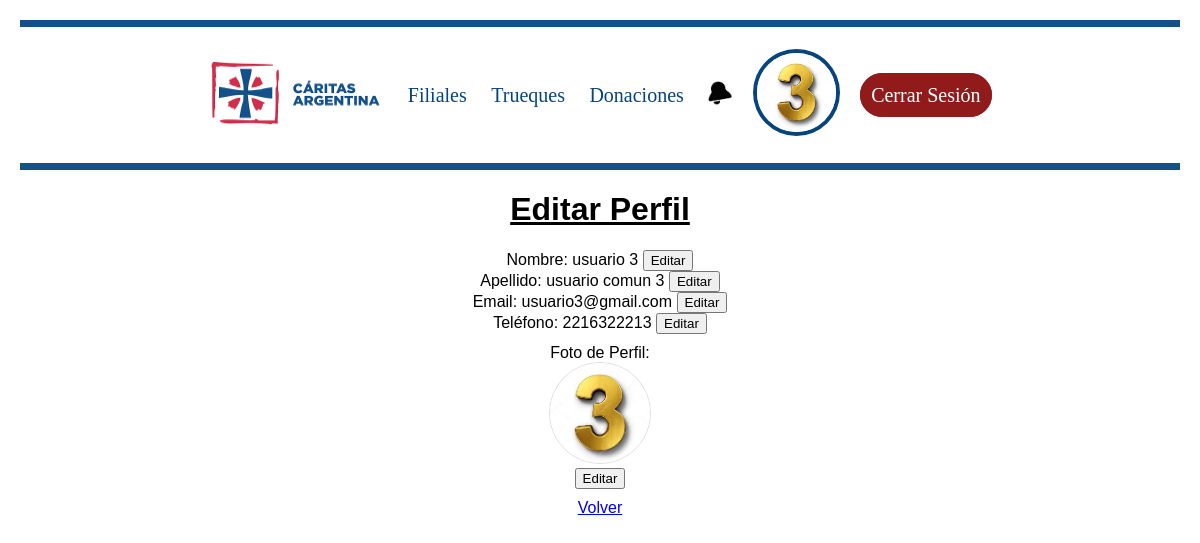
The app's page /accounts/editar_perfil/ (signed in) with its own data.
### accounts/models.py (models this page shows)
class Usuario(AbstractUser):
    username = models.CharField(max_length=150, unique=False, null=True, blank=True)
    dni = models.CharField(max_length=10, unique=True, null=True)
    age = models.IntegerField()
    mail = models.EmailField()
    num = models.CharField(max_length=15)
    profile_picture = models.ImageField(upload_to='media/', null=True, blank=True)
    first_name = models.CharField(max_length=30, default="sin_nombre")
    last_name = models.CharField(max_length=30)
    blocked = models.BooleanField(default=False)
    is_ayudante = models.BooleanField(default=False)
    filial = models.ForeignKey('Filiales.Filial', on_delete=models.SET_NULL, null=True, blank=True)
    puntos = models.IntegerField(default=100)
    estrellas = models.IntegerField(choices=StarRating.choices, default=StarRating.FIVE_STARS)
    USERNAME_FIELD = 'dni'
    cant_resenias = models.IntegerField(default=1)
    estrellas_totales =  models.IntegerField (default=5)

### accounts/views.py (the view, shortened to what this page needs)
# urls.py: path('editar_perfil/', views.editar_perfil, name='editar_perfil'),
@login_required
def editar_perfil(request):
    usuario = request.user
    return render(request, 'registration/editar_perfil.html', {'user': usuario})

### Caridas/context_processors.py (called while the page is built)
def notificaciones_no_leidas(request):
    if request.user.is_authenticated:
        return {
            'notificaciones_no_leidas': Notificacion.objects.filter(usuario=request.user, leida=False).count()
        }
    return {}

### accounts/templates/registration/editar_perfil.html (shortened to what this page needs)
{% extends "base.html" %}
{% load static %}
{% block content %}
<div class="body">
<link rel="stylesheet" href="{% static 'styles/mainFiliales.css' %}">
<h1><u> Editar Perfil </u></h1>
<div>
    <label>Nombre:</label>
    <span id="read-first_name" class="read-only">{{ user.first_name }}</span>
    <button type="button" id="btn-first_name" onclick="toggleEdit('first_name')">Editar</button>
</div>
<div>
    <label>Apellido:</label>
    <span id="read-last_name" class="read-only">{{ user.last_name }}</span>
    <button type="button" id="btn-last_name" onclick="toggleEdit('last_name')">Editar</button>
</div>
<div>
    <label>Email:</label>
    <span id="read-mail" class="read-only">{{ user.mail }}</span>
    <button type="button" id="btn-mail" onclick="toggleEdit('mail')">Editar</button>
</div>
<div>
    <label>Teléfono:</label>
    <span id="read-num" class="read-only">{{ user.num }}</span>
    <button type="button" id="btn-num" onclick="toggleEdit('num')">Editar</button>
</div>
<div class="profile-picture">
    <label>Foto de Perfil:</label><br>
    <img id="read-profile_picture" class="read-only" src="{% if user.profile_picture %}{% static user.profile_picture %}{% else %}{% static 'media/usuarioDefault.png' %}{% endif %}" alt="Foto de Perfil"><br>
    <button type="button" id="btn-profile_picture" onclick="toggleEdit('profile_picture')">Editar</button>
</div><br>
<a href="{% url 'Pantalla_principal:Pantalla_principal' %}"> Volver  </a>
</div>
{% endblock %}

### Caridas/static/styles/mainBase.css (style rules this page uses)
html { height: 100%; margin: 0; padding: 0; }
body { background-color: white; text-align: center; }

### Filiales/static/styles/mainFiliales.css (style rules this page uses)
body { font-family: Arial, sans-serif; margin: 20px; }

### accounts/templates/registration/editar_perfil.html (style rules this page uses)
.read-only { display: inline-block; }
.profile-picture { display: inline-block; margin: 10px 0; }
.profile-picture img { height: 100px; width: 100px; object-fit: cover; border: 1px solid #ddd; border-radius: 50%; }

### records on screen
Usuario: first_name "usuario 3", last_name "usuario comun 3", mail "usuario3@gmail.com", num "2216322213"
